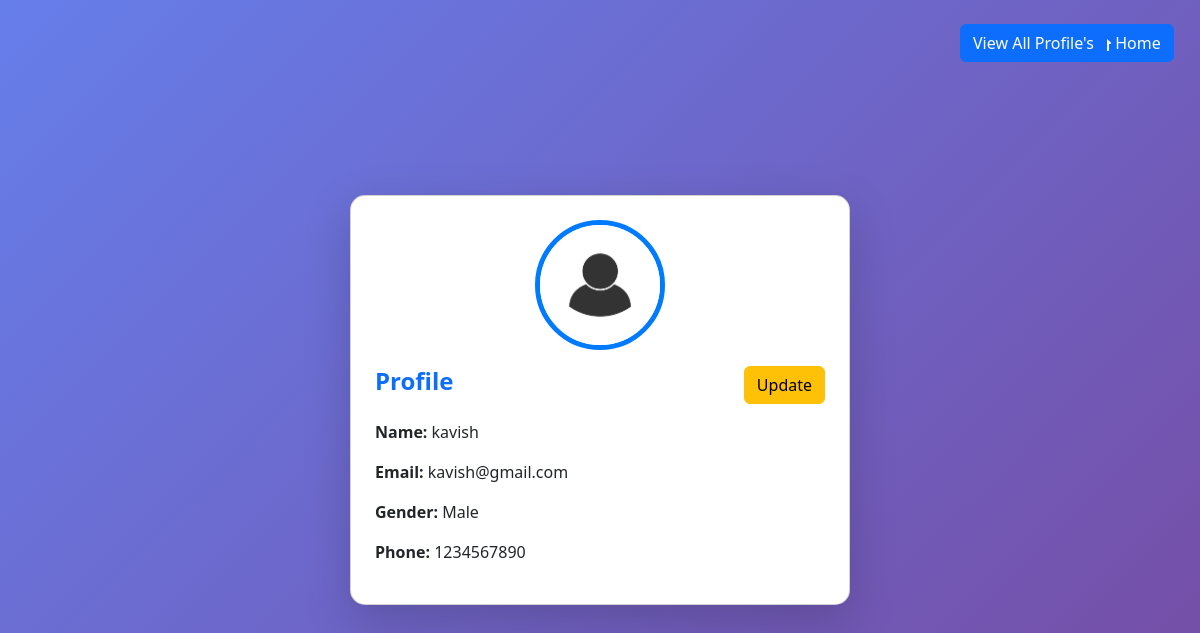
The page /profile/ (signed in) on the database its author committed.
### AuthApp/models.py (models this page shows, shortened)
class AppUser(AbstractUser):
    GENDER_CHOICES = (
        ('Male', 'Male'),
        ('Female', 'Female'),
        ('Other', 'Other'),
    )
    email = models.EmailField(unique=True)
    name = models.CharField(max_length=100)
    phone = models.CharField(max_length=10,validators=[MinLengthValidator(10)])
    created_at = models.DateTimeField(auto_now_add=True , null=True)
    updated_at = models.DateTimeField(auto_now=True , null=True)
    gender = models.CharField(max_length=10, choices=GENDER_CHOICES)
    username= None
    objects = AppUserManager()
    USERNAME_FIELD = 'email'
    REQUIRED_FIELDS = ['name', 'phone', 'gender']

### AuthApp/views.py (the view)
# urls.py: path('profile/', views.view_profile, name='profile'),
@login_required
def view_profile(request):
    return render(request, 'profile.html')

### AuthApp/templates/profile.html (shortened to what this page needs)
<!DOCTYPE html>
<html lang="en">
<head>
    <link href="https://cdn.jsdelivr.net/npm/bootstrap@5.3.0/dist/css/bootstrap.min.css" rel="stylesheet">
    <link rel="stylesheet" href="https://cdnjs.cloudflare.com/ajax/libs/font-awesome/6.4.2/css/all.min.css">
</head>
<body>
    <div class="profile-home" style="text-align: right; margin-left: 90vw; margin-top: 3vh; position: absolute;">
    <a href="{% url 'home' %}" class="btn btn-primary" style="text-decoration: none; color: white;">  Home</a>
    </div>
    {% if user.is_superuser %}
    <div class="profile-home" style="text-align: right; margin-left: 80vw; margin-top: 3vh; position: absolute;">
        <a href="{% url 'allprofile' %}" class="btn btn-primary">View All Profile's</a>
        </div>
    {% endif %}
    <div class="container d-flex justify-content-center align-items-center vh-100">
        <div class="card shadow-lg p-4" style="width: 500px;">
            <div class="text-center mb-3">
                <img src="../static/images/accout.jpg" class="rounded-circle profile-img" alt="Profile Image">
            </div>
            <div class="d-flex justify-content-between align-items-center mb-3">
                <h4 class="fw-bold text-primary">Profile</h4>
                <a href="{% url 'update_user' user.id %}" class="btn btn-warning" style="margin-left: 16vw;">Update</a>
            </div>
            <div id="profileView">
                <p><strong>Name:</strong> <span id="name">{{ user.name }}</span></p>
                <p><strong>Email:</strong> <span id="email">{{ user.email }}</span></p>
                <p><strong>Gender:</strong> <span id="gender">{{ user.gender }}</span></p>
                <p><strong>Phone:</strong> <span id="phone">{{ user.phone }}</span></p>
            </div>
</body>
</html>

### AuthApp/templates/profile.html (style rules this page uses)
body { background: linear-gradient(135deg, #667eea, #764ba2); }
.card { border-radius: 15px; background: #fff; padding: 30px; box-shadow: 0px 4px 10px rgba(0, 0, 0, 0.2); }
.profile-img { width: 130px; height: 130px; border: 5px solid #007bff; transition: transform 0.3s ease-in-out; }

### rows shown on the page
AppUser: name "kavish", email "kavish@gmail.com", gender "Male", phone "1234567890"
